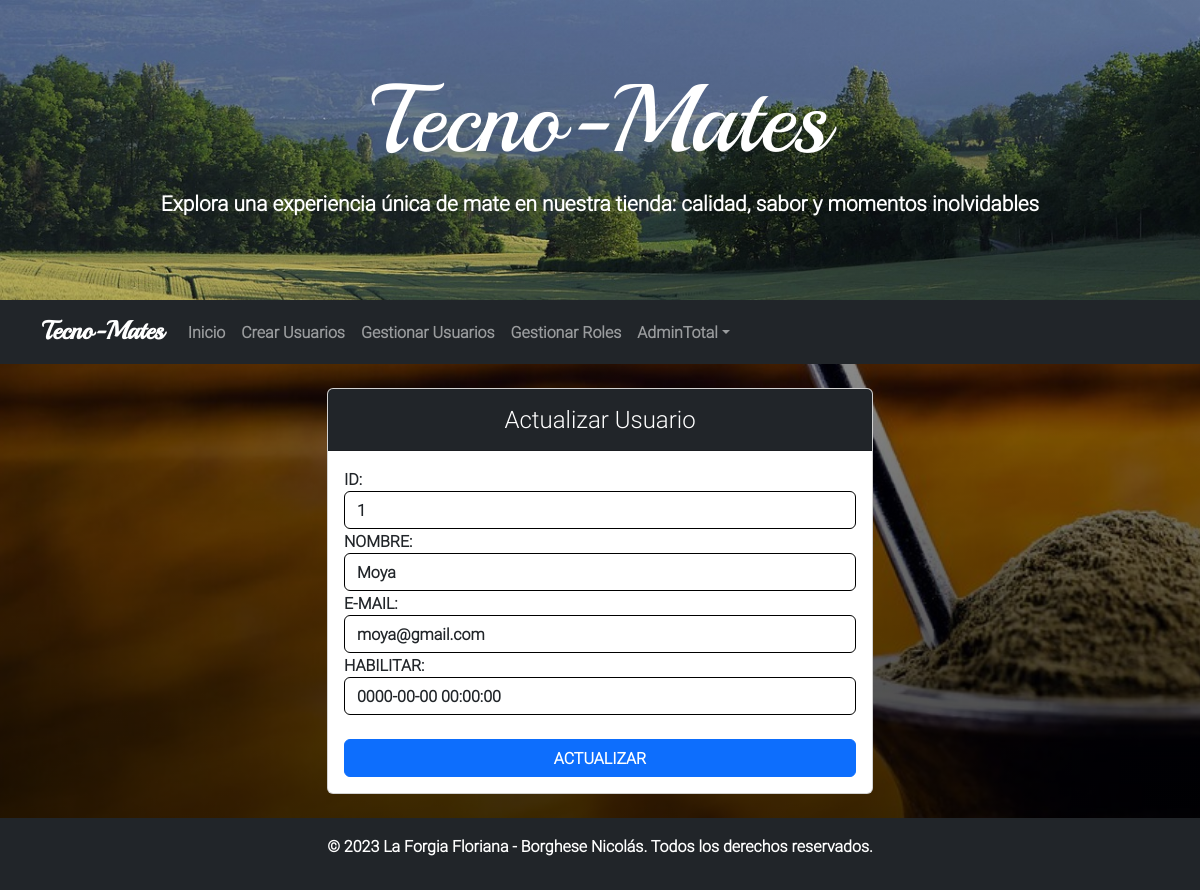
The page /vista/Administrador/formActualizarUsuario.php (signed in) on the database its author committed.
### tables this page shows
CREATE TABLE menu (
  idmenu bigint(20) NOT NULL,
  menombre varchar(100) NOT NULL COMMENT 'Nombre del item del menu',
  medescripcion varchar(124) NOT NULL COMMENT 'Descripcion mas detallada del item del menu',
  idpadre bigint(20) DEFAULT NULL COMMENT 'Referencia al id del menu que es subitem',
  medeshabilitado timestamp NULL DEFAULT CURRENT_TIMESTAMP COMMENT 'Fecha en la que el menu fue deshabilitado por ultima vez'
);

CREATE TABLE usuario (
  idusuario bigint(20) NOT NULL,
  usnombre varchar(50) NOT NULL,
  uspass varchar(50) NOT NULL,
  usmail varchar(50) NOT NULL,
  usdeshabilitado timestamp NULL DEFAULT NULL
);

### Util/funciones.php (called while the page is built, shortened)
<?php
function data_submitted() {
    $_AAux= array();
        return $_AAux;
}
    spl_autoload_register(function($class_name){
        $directorys = array(
            $GLOBALS['ROOT'].'Modelo/',
            $GLOBALS['ROOT'].'Modelo/conector/',
            $GLOBALS['ROOT'].'Control/',
        );
    });
?>

### control/Session.php (called while the page is built, shortened)
<?php
class Session {
    public function __construct()
    {
        $resp = true;
        return $resp;
    }
    public function validar()
    {
        $resp = false;
        if ($this->activa() && isset($_SESSION['idusuario'])) {
            $objAbmUsuario = new AbmUsuario();
            $param['idusuario'] = $_SESSION['idusuario'];
            $param['usdeshabilitado'] = '0000-00-00 00:00:00';
            $colUsuario = $objAbmUsuario->buscar($param);
            if(count($colUsuario) > 0){
                $resp = true;
            }
        }
        return $resp;
    }
    public function activa()
    {
        $resp = false;
        if (php_sapi_name() !== 'cli') {
            if (version_compare(PHP_VERSION, '7.0.0') >= 0) {
                $resp = session_status() === PHP_SESSION_ACTIVE ? true : false;
            } else {
                $resp = session_id() === '' ? false : true;
            }
        }
        return  $resp;
    }
    public function getDireccionMenu(){
        $rutaArchivo = $_SERVER['PHP_SELF'];
        $colDireccionesRuta = explode("/", $rutaArchivo);
        $direccionMenu = $colDireccionesRuta[count($colDireccionesRuta) - 1];
        return $direccionMenu;
    }
    public function getDireccionPadreMenu(){
        $rutaArchivo = $_SERVER['PHP_SELF'];
        $colDireccionesRuta = explode("/", $rutaArchivo);
        $direccionPadre = $colDireccionesRuta[count($colDireccionesRuta) - 2];
        return $direccionPadre;
    }
    public function getUsNombre()
    {
        $usNombre = null;
        if ($this->validar()) {
            $usNombre = $_SESSION['usnombre'];
        }
        return $usNombre;
    }
    public function getColMenu()
    {
        $paramMenuRol['idrol'] = $_SESSION['idrol'];
        $objMenuRol = new AbmMenuRol;
        $colMenuRol = $objMenuRol->buscar($paramMenuRol);
        $colMenu = [];
        for ($i=0; $i < count($colMenuRol); $i++){
            $colMenu[] = $colMenuRol[$i]->getObjMenu();
        }
        return $colMenu;
    }
}
?>

### modelo/Rol.php (called while the page is built, shortened)
<?php
class Rol{
    private $idrol;
    public function __construct(){
        $this->idrol = "";
    }
    public function getIdRol(){
        return $this->idrol;
    }
    public function setIdRol($valor){
        $this->idrol = $valor;
    }
	public function cargar(){
        $resp = false;
        $base = new BaseDatos();
        $sql = "SELECT * FROM rol WHERE idrol = '".$this->getIdRol()."'";
        if ($base->Iniciar()) {
            $res = $base->Ejecutar($sql);
            if($res>-1){
                if($res>0){
                    $resp = true;
                    $row = $base->Registro();
                }
            }
        } else {
            $this->setmensajeoperacion("Rol->listar: ".$base->getError());
        }
        return $resp;
    }
}
?>

### modelo/conector/BaseDatos.php (called while the page is built, shortened)
<?php
class BaseDatos extends PDO {
  	private $conec;
  	private $indice;
  	private $resultado;
    public function __construct(){
        $this->indice =0;
        try {
            $this->conec=true;
        } catch (PDOException $e) {
            $this->sql = $e->getMessage();
            $this->conec=false;
        }
    }
    public function Iniciar(){
        return $this->getConec();
    }
    public function getConec(){
        return $this->conec;
    }
    public function setSQL($e){
        return "\n".$this->sql = $e;
    }
    public function Ejecutar($sql){
        if (stristr($sql,"select")){
            $resp =  $this->EjecutarSelect($sql);
        }
        return $resp;
    }
    private function EjecutarSelect($sql){
        $cant = -1;
        $resultado=parent::query($sql);
        if(!$resultado){
            $this->analizarDebug();
        }else {
            $arregloResult = $resultado->fetchAll();
            $cant = count($arregloResult);
        }
        return $cant;
    }
    public function Registro() {
        $filaActual = false;
        $indiceActual = $this->getIndice();
        if ($indiceActual >= 0) {
            $filas = $this->getResultado();
            if($indiceActual<count($filas)){
                $filaActual =  $filas[$indiceActual];
            }else {
                $this->setIndice(-1);
            }
        }
        return $filaActual;
    }
    private function setIndice ($valor){
        $this->indice = $valor;
    }
    private function getIndice (){
        return $this->indice;
    }
    private function setResultado($valor){
        $this->resultado = $valor;
    }
    private function getResultado(){
        return $this->resultado;
    }
}
?>

### modelo/MenuRol.php (called while the page is built, shortened)
<?php
class MenuRol
{
    private $objMenu;
    public function __construct()
    {
        $this->objMenu = new Menu();
    }
    public function getObjMenu()
    {
        return $this->objMenu;
    }
    public function setObjMenu($objMenu)
    {
        $this->objMenu = $objMenu;
    }
    public static function listar($parametro = "")
    {
        $arreglo = array();
        $base = new BaseDatos();
        $sql = "SELECT * FROM menurol ";
        if ($parametro != "") {
            $sql .= " WHERE " . $parametro;
        }
        $res = $base->Ejecutar($sql);
        if ($res > -1) {
            if ($res > 0) {
                while ($row = $base->Registro()) {
                    $obj = new MenuRol();
                    $objMenu = new Menu();
                    $objMenu->setIdmenu($row['idmenu']);
                    $objMenu->cargar();
                    $objRol = new Rol();
                    $objRol->setIdrol($row['idrol']);
                    $objRol->cargar();
                    $obj->setear($objMenu, $objRol);
                    array_push($arreglo, $obj);
                }
            }
        }
        return $arreglo;
    }
}

### control/AbmMenuRol.php (called while the page is built, shortened)
<?php
class AbmMenuRol{
    public function buscar($param){
        $where = " true ";
        if ($param <> NULL){
            if  (isset($param['idrol']))
                $where .= " and idrol = ".$param['idrol'];
        }
        $obj = new MenuRol();
        $arreglo = $obj->listar($where);
        return $arreglo;
    }
}
?>

### modelo/Menu.php (called while the page is built, shortened)
<?php
class Menu {
    private $idmenu;
    private $menuPadre;
    public function __construct(){
        $this->idmenu="";
        $this->menuPadre = null;
    }
    public function getIdMenu(){
        return $this->idmenu;
    }
    public function setIdMenu($idmenu){
        $this->idmenu = $idmenu;
    }
    public function setMeNombre($menombre){
        $this->menombre = $menombre;
    }
    public function setMeDescripcion($medescripcion){
        $this->medescripcion = $medescripcion;
    }
    public function getMenuPadre(){
        return $this->menuPadre;
    }
    public function setMenuPadre($menuPadre){
        $this->menuPadre = $menuPadre;
    }
	public function cargar(){
        $resp = false;
        $base=new BaseDatos();
        $sql="SELECT * FROM menu WHERE idmenu = ".$this->getIdMenu();
        if ($base->Iniciar()) {
          $res = $base->Ejecutar($sql);
       }
       return $resp;
     }
}
?>

### modelo/Usuario.php (called while the page is built, shortened)
<?php
class Usuario {
    private $idusuario;
    private $usnombre;
    private $usmail;
    private $usdeshabilitado;
    public function __construct(){
        $this->idusuario = "";
        $this->usnombre = "";
        $this->usmail = "";
        $this->usdeshabilitado = "";
    }
    public function getIdUsuario(){
        return $this->idusuario;
    }
    public function setIdUsuario($valor){
        $this->idusuario = $valor;
    }
    public function getUsNombre(){
        return $this->usnombre;
    }
    public function setUsNombre($valor){
        $this->usnombre = $valor;
    }
    public function getUsMail(){
        return $this->usmail;
    }
    public function setUsMail($valor){
        $this->usmail = $valor;
    }
    public function getUsDeshabilitado(){
        return $this->usdeshabilitado;
    }
    public function setUsDeshabilitado($valor){
        $this->usdeshabilitado = $valor;
    }
    public function listar($parametro=""){
        $arreglo = array();
        $base = new BaseDatos();
        $sql = "SELECT * FROM usuario ";
        if ($parametro!="") {
            $sql .= " WHERE ".$parametro;
        }
        $res = $base->Ejecutar($sql);
        if($res>-1){
            if($res>0){
                while ($row = $base->Registro()){
                    $obj= new Usuario();
                    $obj->setear($row['idusuario'],$row['usnombre'],$row['uspass'],$row['usmail'],$row['usdeshabilitado']);
                    array_push($arreglo, $obj);
                }
            }
        } else {
            $this->setMensajeoperacion("Usuario->listar: ".$base->getError());
        }
        return $arreglo;
    }
}
?>

### control/AbmUsuario.php (called while the page is built, shortened)
<?php
class AbmUsuario
{
    public function buscar($param)
    {
        $where = " true";
        if ($param <> null) {
            if (isset($param['idusuario']))
                $where .= " and idusuario = " . $param['idusuario'];
            if (isset($param['usdeshabilitado']))
                $where .= " and usdeshabilitado = '" . $param['usdeshabilitado'] . "'";
        }
        $obj = new Usuario();
        $arreglo = $obj->listar($where);
        return $arreglo;
    }
}
?>

### vista/Administrador/formActualizarUsuario.php (the view, shortened to what this page needs)
<?php
include_once("../Estructuras/headSeguro.php");
include_once("../Estructuras/banner.php");
include_once("../Estructuras/navSeguro.php");
$datos = data_submitted();
$abmUsuario = new AbmUsuario();
$listaUsuario = $abmUsuario->buscar($datos);
$objUsuario = $listaUsuario[0];
?>
<div class="container mt-4 mb-4">
    <div class="row justify-content-center">
        <div class="col-md-6">
            <div class="card">
                <div class="card-header bg-dark text-white">
                    <h4 class="mb-2 mt-2 text-center">Actualizar Usuario</h4>
                </div>
                <div class="card-body">
                    <form action="action/actualizarUsuarios.php" method="post">
                        <div class="form-group">
                            <label for="idusuario">ID:</label>
                            <input type="text" class="form-control" id="idusuario" name="idusuario" value='<?php echo $objUsuario->getIdUsuario() ?>' readonly>
                        </div>
                        <div class="form-group">
                            <label for="usnombre">NOMBRE:</label>
                            <input type="text" class="form-control" id="usnombre" name="usnombre" value='<?php echo $objUsuario->getUsNombre() ?>'>
                        </div>
                        <div class="form-group">
                            <label for="usmail">E-MAIL:</label>
                            <input type="text" class="form-control" id="usmail" name="usmail" value='<?php echo $objUsuario->getUsMail() ?>'>
                        </div>
                        <div class="form-group">
                            <label for="usdeshabilitado">HABILITAR:</label>
                            <input type="text" class="form-control" id="usdeshabilitado" name="usdeshabilitado" value='<?php echo $objUsuario->getUsDeshabilitado() ?>'>
                        </div>
                        <br>
                        <button type="submit" class="btn btn-primary w-100">ACTUALIZAR</button>
                    </form>
                </div>
            </div>
        </div>
    </div>
</div>
<?php
include_once("../Estructuras/footer.php");
?>

### vista/Estructuras/navSeguro.php (shortened to what this page needs)
<?php
$nombreUsuario = $session->getUsNombre();
$colMenu = $session->getColMenu();
$direccionMenu = $session->getDireccionMenu();
$direccionPadre = $session->getDireccionPadreMenu();
?>
<nav class="navbar navbar-expand-lg navbar-dark bg-dark">
    <div class="container">
        <a class="navbar-brand" href="#">Tecno-Mates</a>
        <div class="collapse navbar-collapse" id="navbarNav">
            <ul class="navbar-nav ml-auto">
            <?php
            if(count($colMenu) != 0){
                for ($i=0; $i < count($colMenu); $i++){
                    $menombre = $colMenu[$i]->getMeNombre();
                    $medescripcion = $colMenu[$i]->getMeDescripcion();
                    $padreMenu = $colMenu[$i]->getMenuPadre();
                    $nombrePadre = $padreMenu->getMeNombre();
                    $medescripcionpadre = $padreMenu->getMeDescripcion();
                    if ($colMenu[$i]->getMenuPadre()->getIdMenu() != 0){
                        if ($medescripcion !="productos.php"){
                            if ($direccionMenu == $medescripcion){
                                echo '<li class="nav-item active nav-underline">';
                                echo '  <a class="nav-link active " aria-current="page" href="#">'.$menombre.'</a>';
                                echo '</li>';
                            } else {
                                if ($direccionPadre == $nombrePadre){
                                    echo '<li class="nav-item">';
                                    echo '  <a class="nav-link" href='.$medescripcion.'>'.$menombre.'</a>';
                                    echo '</li>';
                                } else {
                                    echo '<li class="nav-item">';
                                    echo '  <a class="nav-link" href='.$medescripcionpadre.$medescripcion.'>'.$menombre.'</a>';
                                    echo '</li>';
                                }
                            }
                        }
                    }
                }
            }
            ?>
                <div class="ml-auto">
                    <?php
                    if ($direccionPadre == "opcionesDeCuenta"){
                        echo '<div class="nav-item dropdown active nav-underline">';
                        echo '<a class="nav-link dropdown-toggle active nav-underline" href="#" id="nombreUsuarioActivo" role="button" data-toggle="dropdown" aria-haspopup="true" aria-expanded="false">';
                        echo $nombreUsuario;
                        echo '</a>';
                    } else {
                        echo '<div class="nav-item dropdown">';
                        echo '<a class="nav-link dropdown-toggle" href="#" id="nombreUsuarioActivo" role="button" data-toggle="dropdown" aria-haspopup="true" aria-expanded="false">';
                        echo $nombreUsuario;
                        echo '</a>';
                    }
                    ?>
                    </div>
                </div>
            </ul>
        </div>
    </div>
</nav>

### vista/css/estilos.css (style rules this page uses)
body { background-image: linear-gradient(rgba(0, 0, 0, 0.226), rgba(0, 0, 0, 0.8)), url(../img/ContenidoSitio/fondo2.jpg); background-position: center bottom; background-repeat: no-repeat; background-size: cover; background-attachment: fixed; font-family: 'robotolight', sans-serif; font-weight:900; }
a.dropdown-item, .card-title, .form-control, .btn { font-weight: 900; }
.navbar-brand { font-family: 'playballregular', sans-serif; font-size: 1.6em; }
.form-control { border: 1px solid black; }

### rows shown on the page
menu: menombre "Inicio"
menu: menombre "Crear Usuarios"
menu: menombre "Gestionar Usuarios"
menu: menombre "Gestionar Roles"
usuario: idusuario "1", usnombre "Moya", usmail "moya@gmail.com", usdeshabilitado "0000-00-00 00:00:00"

### other values the page prints
$nombreUsuario "AdminTotal"
